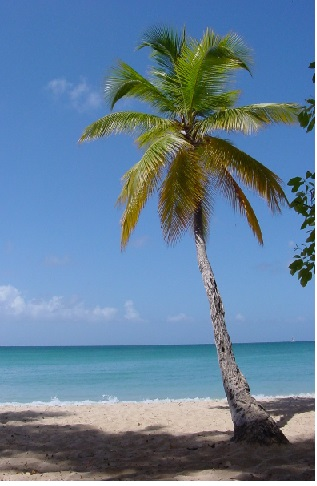
#> input picture data/Tropical-tree.jpeg, 317 x 486 px
$ jupyter execute fr_translate.ipynb
#> lines starting #> are read from the running program, lines starting #| are printed output that depends on the picture
[cell 1]
from matplotlib import pyplot as plt
import numpy as np
import argparse
import imutils # pip install imutils
import cv2

[cell 2]
image = cv2.imread("../data/Tropical-tree.jpeg")
#> image is the input picture: shape (486, 317, 3); mean B, G, R 154.1, 128.3, 100.8

[cell 3]
RGB_image = cv2.cvtColor(image, cv2.COLOR_BGR2RGB)
plt.imshow(RGB_image)
plt.title('RGB picture')
plt.show()

[cell 4]
# shift the image 25 pixels to the right and 50 pixels down
M = np.float32([[1, 0, 25], [0, 1, 50]])
shifted = cv2.warpAffine(RGB_image, M, (RGB_image.shape[1], RGB_image.shape[0]))
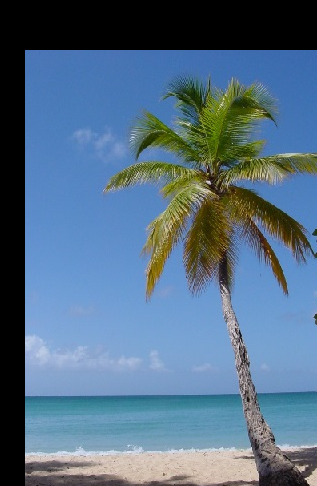
#> shifted: shape (486, 317, 3); mean R, G, B 84.1, 110.3, 134.1

plt.imshow(shifted)
plt.title('Shifted picture')
plt.show()

[cell 5]
# now, let's shift the image 50 pixels to the left and 90 pixels
# up by specifying negative values for the x and y directions,
# respectively
M = np.float32([[1, 0, -50], [0, 1, -90]])
shifted = cv2.warpAffine(RGB_image, M, (RGB_image.shape[1], RGB_image.shape[0]))
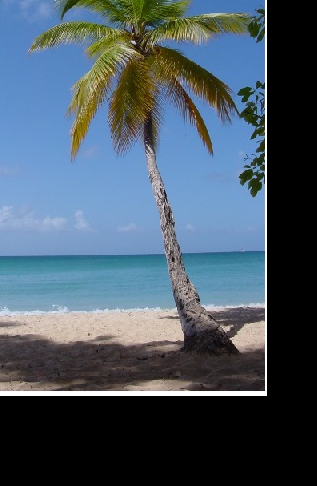
#> shifted: shape (486, 317, 3); mean R, G, B 72.8, 88.6, 101.9

plt.imshow(shifted)
plt.title('Shifted picture')
plt.show()
